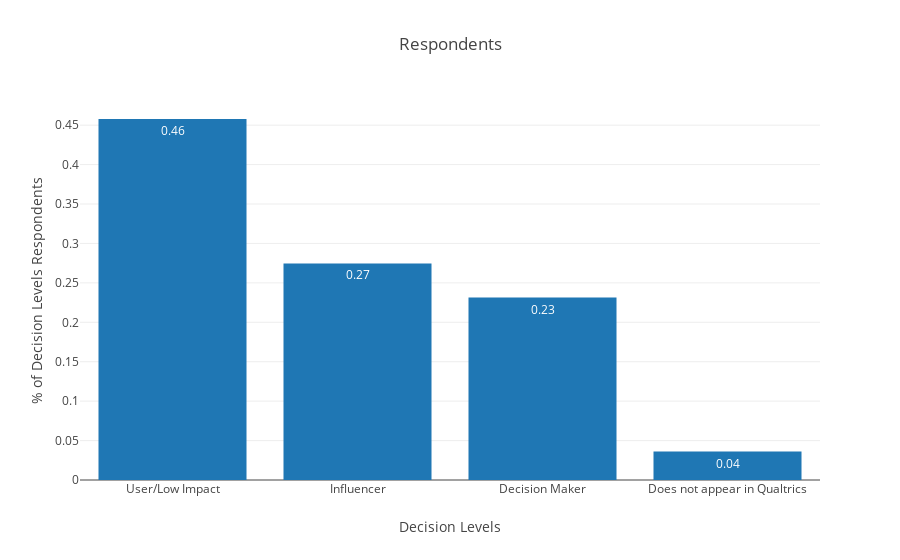

This figure's notebook cell:
### Markdown cell above
### Decision Makers

### Code cell
genericBar_Plot(wkgdf['Decision Levels'].value_counts(),
                title='Respondents')

### Figure 1 — Plotly figure (JSON) as saved in the notebook; plotly's stock layout.template omitted (floating-point values rounded to 4 significant figures)
{"data": [{"text": [0.46, 0.27, 0.23, 0.04], "textposition": "auto", "type": "bar", "uid": "86c72dbc-7c68-40ca-aa8f-62721e751d44", "x": ["User/Low Impact", "Influencer", "Decision Maker", "Does not appear in Qualtrics"], "y": [0.4578, 0.2747, 0.2313, 0.03614]}], "layout": {"title": {"text": "Respondents"}, "xaxis": {"title": {"text": "Decision Levels"}}, "yaxis": {"title": {"text": "% of Decision Levels Respondents"}}}}
